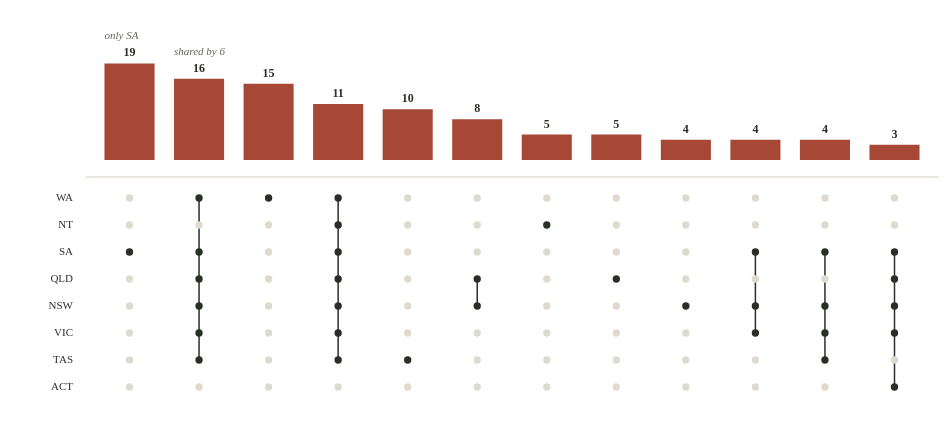

Here is the Vega-Lite specification saved for this chart:
### Vega specification from a JSON file in a GitHub repository (floating-point values rounded to 4 significant figures)
{"$schema": "https://vega.github.io/schema/vega/v5.json", "width": 854, "height": 390, "padding": {"left": 45, "right": 10, "top": 20, "bottom": 18}, "background": "transparent", "autosize": {"type": "pad", "contains": "padding"}, "config": {"text": {"font": "Bricolage Grotesque", "fill": "#292e27"}, "axis": {"labelFont": "Bricolage Grotesque", "titleFont": "Bricolage Grotesque", "labelFontSize": 12, "titleFontSize": 12, "titleFontWeight": 500, "labelColor": "#60665c", "titleColor": "#292e27", "domain": false, "ticks": false, "gridColor": "#e0dccf", "gridOpacity": 0.75, "labelPadding": 8, "titlePadding": 14}, "legend": {"labelFont": "Bricolage Grotesque", "titleFont": "Bricolage Grotesque", "labelFontSize": 11, "titleFontSize": 11, "titleFontWeight": 500, "labelColor": "#60665c", "titleColor": "#292e27", "gradientThickness": 9, "gradientLength": 130, "padding": 8}}, "description": "An UpSet chart of the twelve most common exact state combinations among 150 extant threatened bird taxa listed by DCCEEW in the eight jurisdictions. A connected column is an exact combination of states, and the bar above counts listed taxa in it.", "signals": [{"name": "picked", "value": "", "on": [{"events": "@rowlabel:click", "update": "picked===datum.code?'':datum.code"}]}], "data": [{"name": "bars", "values": [{"id": 0, "combination": "SA", "count": 19, "states": ["SA"]}, {"id": 1, "combination": "WA + SA + QLD + NSW + VIC + TAS", "count": 16, "states": ["WA", "SA", "QLD", "NSW", "VIC", "TAS"]}, {"id": 2, "combination": "WA", "count": 15, "states": ["WA"]}, {"id": 3, "combination": "WA + NT + SA + QLD + NSW + VIC + TAS", "count": 11, "states": ["WA", "NT", "SA", "QLD", "NSW", "VIC", "TAS"]}, {"id": 4, "combination": "TAS", "count": 10, "states": ["TAS"]}, {"id": 5, "combination": "QLD + NSW", "count": 8, "states": ["QLD", "NSW"]}, {"id": 6, "combination": "NT", "count": 5, "states": ["NT"]}, {"id": 7, "combination": "QLD", "count": 5, "states": ["QLD"]}, {"id": 8, "combination": "NSW", "count": 4, "states": ["NSW"]}, {"id": 9, "combination": "SA + NSW + VIC", "count": 4, "states": ["SA", "NSW", "VIC"]}, {"id": 10, "combination": "SA + NSW + VIC + TAS", "count": 4, "states": ["SA", "NSW", "VIC", "TAS"]}, {"id": 11, "combination": "SA + QLD + NSW + VIC + ACT", "count": 3, "states": ["SA", "QLD", "NSW", "VIC", "ACT"]}]}, {"name": "matrix", "values": [{"id": 0, "combination": "SA", "count": 19, "states": ["SA"], "code": "WA", "row": 0, "active": false}, {"id": 0, "combination": "SA", "count": 19, "states": ["SA"], "code": "NT", "row": 1, "active": false}, {"id": 0, "combination": "SA", "count": 19, "states": ["SA"], "code": "SA", "row": 2, "active": true}, {"id": 0, "combination": "SA", "count": 19, "states": ["SA"], "code": "QLD", "row": 3, "active": false}, {"id": 0, "combination": "SA", "count": 19, "states": ["SA"], "code": "NSW", "row": 4, "active": false}, {"id": 0, "combination": "SA", "count": 19, "states": ["SA"], "code": "VIC", "row": 5, "active": false}, {"id": 0, "combination": "SA", "count": 19, "states": ["SA"], "code": "TAS", "row": 6, "active": false}, {"id": 0, "combination": "SA", "count": 19, "states": ["SA"], "code": "ACT", "row": 7, "active": false}, {"id": 1, "combination": "WA + SA + QLD + NSW + VIC + TAS", "count": 16, "states": ["WA", "SA", "QLD", "NSW", "VIC", "TAS"], "code": "WA", "row": 0, "active": true}, {"id": 1, "combination": "WA + SA + QLD + NSW + VIC + TAS", "count": 16, "states": ["WA", "SA", "QLD", "NSW", "VIC", "TAS"], "code": "NT", "row": 1, "active": false}, {"id": 1, "combination": "WA + SA + QLD + NSW + VIC + TAS", "count": 16, "states": ["WA", "SA", "QLD", "NSW", "VIC", "TAS"], "code": "SA", "row": 2, "active": true}, {"id": 1, "combination": "WA + SA + QLD + NSW + VIC + TAS", "count": 16, "states": ["WA", "SA", "QLD", "NSW", "VIC", "TAS"], "code": "QLD", "row": 3, "active": true}, {"id": 1, "combination": "WA + SA + QLD + NSW + VIC + TAS", "count": 16, "states": ["WA", "SA", "QLD", "NSW", "VIC", "TAS"], "code": "NSW", "row": 4, "active": true}, {"id": 1, "combination": "WA + SA + QLD + NSW + VIC + TAS", "count": 16, "states": ["WA", "SA", "QLD", "NSW", "VIC", "TAS"], "code": "VIC", "row": 5, "active": true}, {"id": 1, "combination": "WA + SA + QLD + NSW + VIC + TAS", "count": 16, "states": ["WA", "SA", "QLD", "NSW", "VIC", "TAS"], "code": "TAS", "row": 6, "active": true}, {"id": 1, "combination": "WA + SA + QLD + NSW + VIC + TAS", "count": 16, "states": ["WA", "SA", "QLD", "NSW", "VIC", "TAS"], "code": "ACT", "row": 7, "active": false}, {"id": 2, "combination": "WA", "count": 15, "states": ["WA"], "code": "WA", "row": 0, "active": true}, {"id": 2, "combination": "WA", "count": 15, "states": ["WA"], "code": "NT", "row": 1, "active": false}, {"id": 2, "combination": "WA", "count": 15, "states": ["WA"], "code": "SA", "row": 2, "active": false}, {"id": 2, "combination": "WA", "count": 15, "states": ["WA"], "code": "QLD", "row": 3, "active": false}, {"id": 2, "combination": "WA", "count": 15, "states": ["WA"], "code": "NSW", "row": 4, "active": false}, {"id": 2, "combination": "WA", "count": 15, "states": ["WA"], "code": "VIC", "row": 5, "active": false}, {"id": 2, "combination": "WA", "count": 15, "states": ["WA"], "code": "TAS", "row": 6, "active": false}, {"id": 2, "combination": "WA", "count": 15, "states": ["WA"], "code": "ACT", "row": 7, "active": false}, {"id": 3, "combination": "WA + NT + SA + QLD + NSW + VIC + TAS", "count": 11, "states": ["WA", "NT", "SA", "QLD", "NSW", "VIC", "TAS"], "code": "WA", "row": 0, "active": true}, {"id": 3, "combination": "WA + NT + SA + QLD + NSW + VIC + TAS", "count": 11, "states": ["WA", "NT", "SA", "QLD", "NSW", "VIC", "TAS"], "code": "NT", "row": 1, "active": true}, {"id": 3, "combination": "WA + NT + SA + QLD + NSW + VIC + TAS", "count": 11, "states": ["WA", "NT", "SA", "QLD", "NSW", "VIC", "TAS"], "code": "SA", "row": 2, "active": true}, {"id": 3, "combination": "WA + NT + SA + QLD + NSW + VIC + TAS", "count": 11, "states": ["WA", "NT", "SA", "QLD", "NSW", "VIC", "TAS"], "code": "QLD", "row": 3, "active": true}, {"id": 3, "combination": "WA + NT + SA + QLD + NSW + VIC + TAS", "count": 11, "states": ["WA", "NT", "SA", "QLD", "NSW", "VIC", "TAS"], "code": "NSW", "row": 4, "active": true}, {"id": 3, "combination": "WA + NT + SA + QLD + NSW + VIC + TAS", "count": 11, "states": ["WA", "NT", "SA", "QLD", "NSW", "VIC", "TAS"], "code": "VIC", "row": 5, "active": true}, {"id": 3, "combination": "WA + NT + SA + QLD + NSW + VIC + TAS", "count": 11, "states": ["WA", "NT", "SA", "QLD", "NSW", "VIC", "TAS"], "code": "TAS", "row": 6, "active": true}, {"id": 3, "combination": "WA + NT + SA + QLD + NSW + VIC + TAS", "count": 11, "states": ["WA", "NT", "SA", "QLD", "NSW", "VIC", "TAS"], "code": "ACT", "row": 7, "active": false}, {"id": 4, "combination": "TAS", "count": 10, "states": ["TAS"], "code": "WA", "row": 0, "active": false}, {"id": 4, "combination": "TAS", "count": 10, "states": ["TAS"], "code": "NT", "row": 1, "active": false}, {"id": 4, "combination": "TAS", "count": 10, "states": ["TAS"], "code": "SA", "row": 2, "active": false}, {"id": 4, "combination": "TAS", "count": 10, "states": ["TAS"], "code": "QLD", "row": 3, "active": false}, {"id": 4, "combination": "TAS", "count": 10, "states": ["TAS"], "code": "NSW", "row": 4, "active": false}, {"id": 4, "combination": "TAS", "count": 10, "states": ["TAS"], "code": "VIC", "row": 5, "active": false}, {"id": 4, "combination": "TAS", "count": 10, "states": ["TAS"], "code": "TAS", "row": 6, "active": true}, {"id": 4, "combination": "TAS", "count": 10, "states": ["TAS"], "code": "ACT", "row": 7, "active": false}, {"id": 5, "combination": "QLD + NSW", "count": 8, "states": ["QLD", "NSW"], "code": "WA", "row": 0, "active": false}, {"id": 5, "combination": "QLD + NSW", "count": 8, "states": ["QLD", "NSW"], "code": "NT", "row": 1, "active": false}, {"id": 5, "combination": "QLD + NSW", "count": 8, "states": ["QLD", "NSW"], "code": "SA", "row": 2, "active": false}, {"id": 5, "combination": "QLD + NSW", "count": 8, "states": ["QLD", "NSW"], "code": "QLD", "row": 3, "active": true}, {"id": 5, "combination": "QLD + NSW", "count": 8, "states": ["QLD", "NSW"], "code": "NSW", "row": 4, "active": true}, {"id": 5, "combination": "QLD + NSW", "count": 8, "states": ["QLD", "NSW"], "code": "VIC", "row": 5, "active": false}, {"id": 5, "combination": "QLD + NSW", "count": 8, "states": ["QLD", "NSW"], "code": "TAS", "row": 6, "active": false}, {"id": 5, "combination": "QLD + NSW", "count": 8, "states": ["QLD", "NSW"], "code": "ACT", "row": 7, "active": false}, {"id": 6, "combination": "NT", "count": 5, "states": ["NT"], "code": "WA", "row": 0, "active": false}, {"id": 6, "combination": "NT", "count": 5, "states": ["NT"], "code": "NT", "row": 1, "active": true}, {"id": 6, "combination": "NT", "count": 5, "states": ["NT"], "code": "SA", "row": 2, "active": false}, {"id": 6, "combination": "NT", "count": 5, "states": ["NT"], "code": "QLD", "row": 3, "active": false}, {"id": 6, "combination": "NT", "count": 5, "states": ["NT"], "code": "NSW", "row": 4, "active": false}, {"id": 6, "combination": "NT", "count": 5, "states": ["NT"], "code": "VIC", "row": 5, "active": false}, {"id": 6, "combination": "NT", "count": 5, "states": ["NT"], "code": "TAS", "row": 6, "active": false}, {"id": 6, "combination": "NT", "count": 5, "states": ["NT"], "code": "ACT", "row": 7, "active": false}, {"id": 7, "combination": "QLD", "count": 5, "states": ["QLD"], "code": "WA", "row": 0, "active": false}, {"id": 7, "combination": "QLD", "count": 5, "states": ["QLD"], "code": "NT", "row": 1, "active": false}, {"id": 7, "combination": "QLD", "count": 5, "states": ["QLD"], "code": "SA", "row": 2, "active": false}, {"id": 7, "combination": "QLD", "count": 5, "states": ["QLD"], "code": "QLD", "row": 3, "active": true}, {"id": 7, "combination": "QLD", "count": 5, "states": ["QLD"], "code": "NSW", "row": 4, "active": false}, {"id": 7, "combination": "QLD", "count": 5, "states": ["QLD"], "code": "VIC", "row": 5, "active": false}, {"id": 7, "combination": "QLD", "count": 5, "states": ["QLD"], "code": "TAS", "row": 6, "active": false}, {"id": 7, "combination": "QLD", "count": 5, "states": ["QLD"], "code": "ACT", "row": 7, "active": false}, {"id": 8, "combination": "NSW", "count": 4, "states": ["NSW"], "code": "WA", "row": 0, "active": false}, {"id": 8, "combination": "NSW", "count": 4, "states": ["NSW"], "code": "NT", "row": 1, "active": false}, {"id": 8, "combination": "NSW", "count": 4, "states": ["NSW"], "code": "SA", "row": 2, "active": false}, {"id": 8, "combination": "NSW", "count": 4, "states": ["NSW"], "code": "QLD", "row": 3, "active": false}, {"id": 8, "combination": "NSW", "count": 4, "states": ["NSW"], "code": "NSW", "row": 4, "active": true}, {"id": 8, "combination": "NSW", "count": 4, "states": ["NSW"], "code": "VIC", "row": 5, "active": false}, {"id": 8, "combination": "NSW", "count": 4, "states": ["NSW"], "code": "TAS", "row": 6, "active": false}, {"id": 8, "combination": "NSW", "count": 4, "states": ["NSW"], "code": "ACT", "row": 7, "active": false}, {"id": 9, "combination": "SA + NSW + VIC", "count": 4, "states": ["SA", "NSW", "VIC"], "code": "WA", "row": 0, "active": false}, {"id": 9, "combination": "SA + NSW + VIC", "count": 4, "states": ["SA", "NSW", "VIC"], "code": "NT", "row": 1, "active": false}, {"id": 9, "combination": "SA + NSW + VIC", "count": 4, "states": ["SA", "NSW", "VIC"], "code": "SA", "row": 2, "active": true}, {"id": 9, "combination": "SA + NSW + VIC", "count": 4, "states": ["SA", "NSW", "VIC"], "code": "QLD", "row": 3, "active": false}, {"id": 9, "combination": "SA + NSW + VIC", "count": 4, "states": ["SA", "NSW", "VIC"], "code": "NSW", "row": 4, "active": true}, {"id": 9, "combination": "SA + NSW + VIC", "count": 4, "states": ["SA", "NSW", "VIC"], "code": "VIC", "row": 5, "active": true}, {"id": 9, "combination": "SA + NSW + VIC", "count": 4, "states": ["SA", "NSW", "VIC"], "code": "TAS", "row": 6, "active": false}, {"id": 9, "combination": "SA + NSW + VIC", "count": 4, "states": ["SA", "NSW", "VIC"], "code": "ACT", "row": 7, "active": false}, {"id": 10, "combination": "SA + NSW + VIC + TAS", "count": 4, "states": ["SA", "NSW", "VIC", "TAS"], "code": "WA", "row": 0, "active": false}, {"id": 10, "combination": "SA + NSW + VIC + TAS", "count": 4, "states": ["SA", "NSW", "VIC", "TAS"], "code": "NT", "row": 1, "active": false}, {"id": 10, "combination": "SA + NSW + VIC + TAS", "count": 4, "states": ["SA", "NSW", "VIC", "TAS"], "code": "SA", "row": 2, "active": true}, {"id": 10, "combination": "SA + NSW + VIC + TAS", "count": 4, "states": ["SA", "NSW", "VIC", "TAS"], "code": "QLD", "row": 3, "active": false}, {"id": 10, "combination": "SA + NSW + VIC + TAS", "count": 4, "states": ["SA", "NSW", "VIC", "TAS"], "code": "NSW", "row": 4, "active": true}, {"id": 10, "combination": "SA + NSW + VIC + TAS", "count": 4, "states": ["SA", "NSW", "VIC", "TAS"], "code": "VIC", "row": 5, "active": true}, {"id": 10, "combination": "SA + NSW + VIC + TAS", "count": 4, "states": ["SA", "NSW", "VIC", "TAS"], "code": "TAS", "row": 6, "active": true}, {"id": 10, "combination": "SA + NSW + VIC + TAS", "count": 4, "states": ["SA", "NSW", "VIC", "TAS"], "code": "ACT", "row": 7, "active": false}, {"id": 11, "combination": "SA + QLD + NSW + VIC + ACT", "count": 3, "states": ["SA", "QLD", "NSW", "VIC", "ACT"], "code": "WA", "row": 0, "active": false}, {"id": 11, "combination": "SA + QLD + NSW + VIC + ACT", "count": 3, "states": ["SA", "QLD", "NSW", "VIC", "ACT"], "code": "NT", "row": 1, "active": false}, {"id": 11, "combination": "SA + QLD + NSW + VIC + ACT", "count": 3, "states": ["SA", "QLD", "NSW", "VIC", "ACT"], "code": "SA", "row": 2, "active": true}, {"id": 11, "combination": "SA + QLD + NSW + VIC + ACT", "count": 3, "states": ["SA", "QLD", "NSW", "VIC", "ACT"], "code": "QLD", "row": 3, "active": true}, {"id": 11, "combination": "SA + QLD + NSW + VIC + ACT", "count": 3, "states": ["SA", "QLD", "NSW", "VIC", "ACT"], "code": "NSW", "row": 4, "active": true}, {"id": 11, "combination": "SA + QLD + NSW + VIC + ACT", "count": 3, "states": ["SA", "QLD", "NSW", "VIC", "ACT"], "code": "VIC", "row": 5, "active": true}, {"id": 11, "combination": "SA + QLD + NSW + VIC + ACT", "count": 3, "states": ["SA", "QLD", "NSW", "VIC", "ACT"], "code": "TAS", "row": 6, "active": false}, {"id": 11, "combination": "SA + QLD + NSW + VIC + ACT", "count": 3, "states": ["SA", "QLD", "NSW", "VIC", "ACT"], "code": "ACT", "row": 7, "active": true}]}, {"name": "links", "values": [{"id": 0, "combination": "SA", "count": 19, "states": ["SA"], "min": 2, "max": 2}, {"id": 1, "combination": "WA + SA + QLD + NSW + VIC + TAS", "count": 16, "states": ["WA", "SA", "QLD", "NSW", "VIC", "TAS"], "min": 0, "max": 6}, {"id": 2, "combination": "WA", "count": 15, "states": ["WA"], "min": 0, "max": 0}, {"id": 3, "combination": "WA + NT + SA + QLD + NSW + VIC + TAS", "count": 11, "states": ["WA", "NT", "SA", "QLD", "NSW", "VIC", "TAS"], "min": 0, "max": 6}, {"id": 4, "combination": "TAS", "count": 10, "states": ["TAS"], "min": 6, "max": 6}, {"id": 5, "combination": "QLD + NSW", "count": 8, "states": ["QLD", "NSW"], "min": 3, "max": 4}, {"id": 6, "combination": "NT", "count": 5, "states": ["NT"], "min": 1, "max": 1}, {"id": 7, "combination": "QLD", "count": 5, "states": ["QLD"], "min": 3, "max": 3}, {"id": 8, "combination": "NSW", "count": 4, "states": ["NSW"], "min": 4, "max": 4}, {"id": 9, "combination": "SA + NSW + VIC", "count": 4, "states": ["SA", "NSW", "VIC"], "min": 2, "max": 5}, {"id": 10, "combination": "SA + NSW + VIC + TAS", "count": 4, "states": ["SA", "NSW", "VIC", "TAS"], "min": 2, "max": 6}, {"id": 11, "combination": "SA + QLD + NSW + VIC + ACT", "count": 3, "states": ["SA", "QLD", "NSW", "VIC", "ACT"], "min": 2, "max": 7}]}, {"name": "codes", "values": [{"code": "WA", "row": 0}, {"code": "NT", "row": 1}, {"code": "SA", "row": 2}, {"code": "QLD", "row": 3}, {"code": "NSW", "row": 4}, {"code": "VIC", "row": 5}, {"code": "TAS", "row": 6}, {"code": "ACT", "row": 7}]}], "scales": [{"name": "x", "type": "band", "domain": {"data": "bars", "field": "id"}, "range": "width", "padding": 0.28}, {"name": "y", "type": "linear", "domain": [0, 27.55], "range": [140, 0], "zero": true}], "marks": [{"type": "rect", "from": {"data": "codes"}, "encode": {"update": {"x": {"value": -40}, "x2": {"signal": "width"}, "y": {"signal": "178+datum.row*27-12"}, "height": {"value": 24}, "fill": {"value": "#efe3dc"}, "opacity": {"signal": "picked===datum.code?1:0"}}}}, {"type": "rect", "from": {"data": "bars"}, "encode": {"enter": {"x": {"scale": "x", "field": "id"}, "width": {"scale": "x", "band": 1}, "y": {"scale": "y", "field": "count"}, "y2": {"value": 140}, "tooltip": {"signal": "{'Exactly these states':datum.combination,'Listed bird taxa':datum.count}"}}, "update": {"fill": {"signal": "picked==='' || indexof(datum.states,picked)>=0?'#a74735':'#e6d8d2'"}}}}, {"type": "text", "from": {"data": "bars"}, "encode": {"enter": {"x": {"scale": "x", "field": "id", "band": 0.5}, "y": {"scale": "y", "field": "count", "offset": -7}, "text": {"field": "count"}, "align": {"value": "center"}, "fontSize": {"value": 12}, "fontWeight": {"value": 600}}, "update": {"fill": {"signal": "picked==='' || indexof(datum.states,picked)>=0?'#292e27':'#b9b4a4'"}}}}, {"type": "text", "from": {"data": "bars"}, "encode": {"enter": {"x": {"scale": "x", "field": "id", "band": 0}, "y": {"scale": "y", "field": "count", "offset": -24}, "align": {"value": "left"}, "fontSize": {"value": 11}, "fontStyle": {"value": "italic"}, "fill": {"value": "#60665c"}, "text": {"signal": "datum.states.length===1&&datum.id===0?'only '+datum.states[0]:datum.id===1?'shared by '+datum.states.length:''"}}}}, {"type": "rule", "encode": {"enter": {"x": {"value": 0}, "x2": {"signal": "width"}, "y": {"value": 157}, "stroke": {"value": "#d5d0c1"}}}}, {"type": "rule", "from": {"data": "links"}, "encode": {"enter": {"x": {"scale": "x", "field": "id", "band": 0.5}, "y": {"signal": "178+datum.min*27"}, "y2": {"signal": "178+datum.max*27"}, "strokeWidth": {"value": 1.5}}, "update": {"stroke": {"signal": "picked==='' || indexof(datum.states,picked)>=0?'#292e27':'#cfcabc'"}}}}, {"type": "symbol", "from": {"data": "matrix"}, "encode": {"enter": {"x": {"scale": "x", "field": "id", "band": 0.5}, "y": {"signal": "178+datum.row*27"}, "size": {"value": 54}, "tooltip": {"signal": "{'Exactly these states':datum.combination,'Listed bird taxa':datum.count,'State':datum.code,'Included':datum.active?'Yes':'No'}"}}, "update": {"fill": {"signal": "!datum.active?'#dedace':picked==='' || indexof(datum.states,picked)>=0?'#292e27':'#cfcabc'"}}}}, {"type": "text", "name": "rowlabel", "from": {"data": "codes"}, "encode": {"enter": {"x": {"value": -12}, "y": {"signal": "178+datum.row*27"}, "text": {"field": "code"}, "align": {"value": "right"}, "baseline": {"value": "middle"}, "cursor": {"value": "pointer"}}, "update": {"fontSize": {"signal": "picked===datum.code?13:11"}, "fontWeight": {"signal": "picked===datum.code?700:400"}, "fill": {"signal": "picked===datum.code?'#a74735':'#292e27'"}}}}]}
